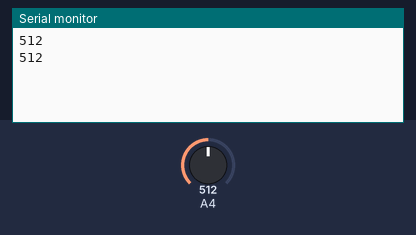
Bench run of a sketch on a simulated Arduino Uno, built with avr-gcc and run on an emulated ATmega328P. On the bench: the last lines printed to the serial monitor. Inputs (shaded band) come from the test bench; at power-on: A4 = 512.

Above: at 2.8 s.
2.9 s: A4 set to 716
At 4.8 s:
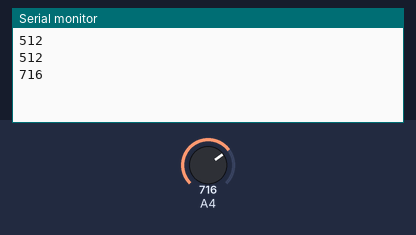
5.6 s: A4 set to 900
At 6.4 s:
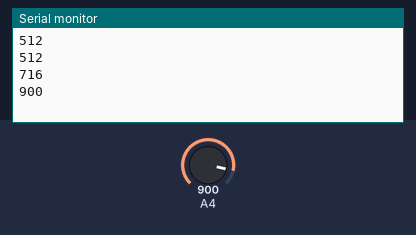
Timing chart, 0 to 8.6 s (numbered marks = the images above; inputs shaded):
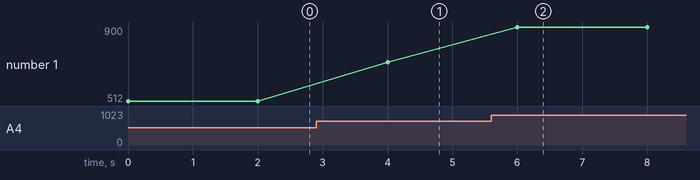

Measured:
- after the input at 2.9 s, the serial monitor: prints a new line after 1.1 s (image 1)
- after the input at 5.6 s, the serial monitor: prints a new line after 0.40 s (image 2)
- plotted number 1: 512 → 716 after the input at 2.9 s, 716 → 900 after the input at 5.6 s

The sketch:

sound_sensor.ino
```cpp
  int value = 0;
  void setup()
  {
    // put your setup code here, to run once:
   pinMode(A4,INPUT);
     Serial.begin(9600);
  }
  void loop()
  {
    // put your main code here, to run repeatedly:
      value = analogRead(A4);
      Serial.println(value);
      delay(2000);
  }
```
